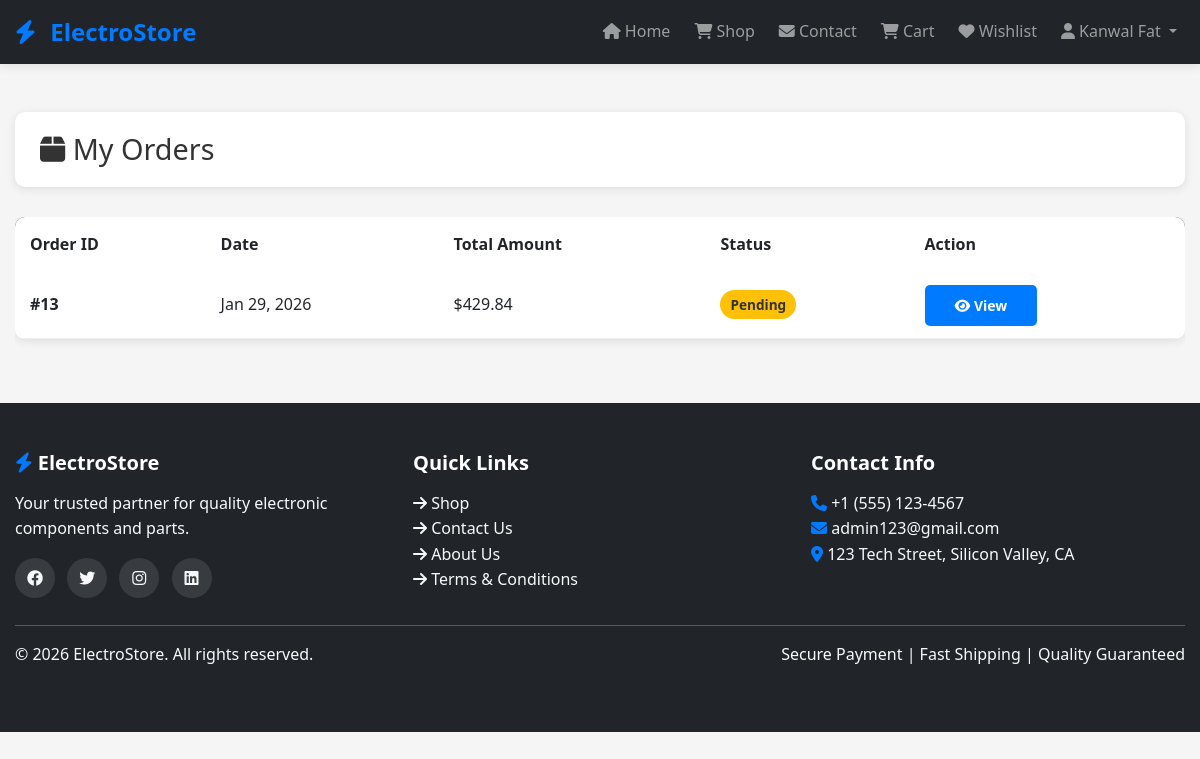
/frontend/pages/my_orders.php (signed in), run on the app's committed database.
### tables this page shows
CREATE TABLE `orders` (
  `id` int(11) NOT NULL,
  `user_id` int(11) NOT NULL,
  `total_amount` decimal(10,2) NOT NULL,
  `status` enum('pending','processing','shipped','delivered','cancelled') DEFAULT 'pending',
  `payment_method` varchar(50) DEFAULT NULL,
  `shipping_address` text DEFAULT NULL,
  `created_at` timestamp NOT NULL DEFAULT current_timestamp(),
  `updated_at` timestamp NOT NULL DEFAULT current_timestamp() ON UPDATE current_timestamp()
);

### frontend/pages/my_orders.php (the view, shortened to what this page needs)
<?php
include('../../backend/includes/header.php');
$user_id = $_SESSION['user_id'];
$orders = mysqli_query($conn, "SELECT * FROM orders WHERE user_id='$user_id' ORDER BY created_at DESC");
?>
<div class="container my-5">
    <div class="section-header">
        <h2><i class="fas fa-box"></i> My Orders</h2>
    </div>
    <?php if(mysqli_num_rows($orders) > 0): ?>
        <div class="table-responsive">
            <table class="table table-hover">
                <thead>
                    <tr>
                        <th>Order ID</th>
                        <th>Date</th>
                        <th>Total Amount</th>
                        <th>Status</th>
                        <th>Action</th>
                    </tr>
                </thead>
                <tbody>
                    <?php while($order = mysqli_fetch_assoc($orders)): ?>
                        <tr>
                            <td><strong>#<?php echo $order['id']; ?></strong></td>
                            <td><?php echo date('M d, Y', strtotime($order['created_at'])); ?></td>
                            <td>$<?php echo number_format($order['total_amount'], 2); ?></td>
                            <td>
                                <span class="status-badge status-<?php echo $order['status']; ?>">
                                    <?php echo ucfirst($order['status']); ?>
                                </span>
                            </td>
                            <td>
                                <a href="order-details.php?id=<?php echo $order['id']; ?>" class="btn btn-sm btn-primary">
                                    <i class="fas fa-eye"></i> View
                                </a>
                            </td>
                        </tr>
                    <?php endwhile; ?>
                </tbody>
            </table>
        </div>
    <?php endif; ?>
</div>
<?php include('../../backend/includes/footer.php'); ?>

### frontend/assets/style.css (style rules this page uses)
:root { --primary-color: #007bff; --secondary-color: #6c757d; --success-color: #28a745; --danger-color: #dc3545; --warning-color: #ffc107; --dark-color: #343a40; --light-color: #f8f9fa; }
* { margin: 0; padding: 0; box-sizing: border-box; }
body { font-family: 'Segoe UI', Tahoma, Geneva, Verdana, sans-serif; background-color: #f5f5f5; color: #333; line-height: 1.6; }
.btn { padding: 10px 30px; border-radius: 5px; font-weight: 600; transition: all 0.3s ease; display: inline-block; text-decoration: none; cursor: pointer; border: none; }
.btn-primary { background-color: var(--primary-color); color: white; }
.table { background: white; border-radius: 10px; overflow: hidden; box-shadow: 0 2px 10px rgba(0, 0, 0, 0.1); }
.table thead { background-color: var(--dark-color); color: white; }
.table th { padding: 15px; font-weight: 600; border: none; }
.table td { padding: 12px 15px; vertical-align: middle; }
.table tbody tr { border-bottom: 1px solid #eee; transition: background-color 0.2s ease; }
.status-badge { padding: 5px 10px; border-radius: 20px; font-size: 0.85rem; font-weight: 600; }
.status-pending { background-color: var(--warning-color); color: #333; }
.section-header { background: white; padding: 20px 25px; margin-bottom: 30px; border-radius: 10px; box-shadow: 0 2px 10px rgba(0, 0, 0, 0.1); display: flex; justify-content: space-between; align-items: center; }
.section-header h2 { margin: 0; font-size: 1.8rem; color: #333; }
.container { max-width: 1200px; margin: 0 auto; padding: 0 15px; }

### data on the page
orders: id "13", created_at "Jan 29, 2026", total_amount "429.84", status "Pending"

### other printed values
substr($_SESSION['name'], 0, 10) "Kanwal Fat"
